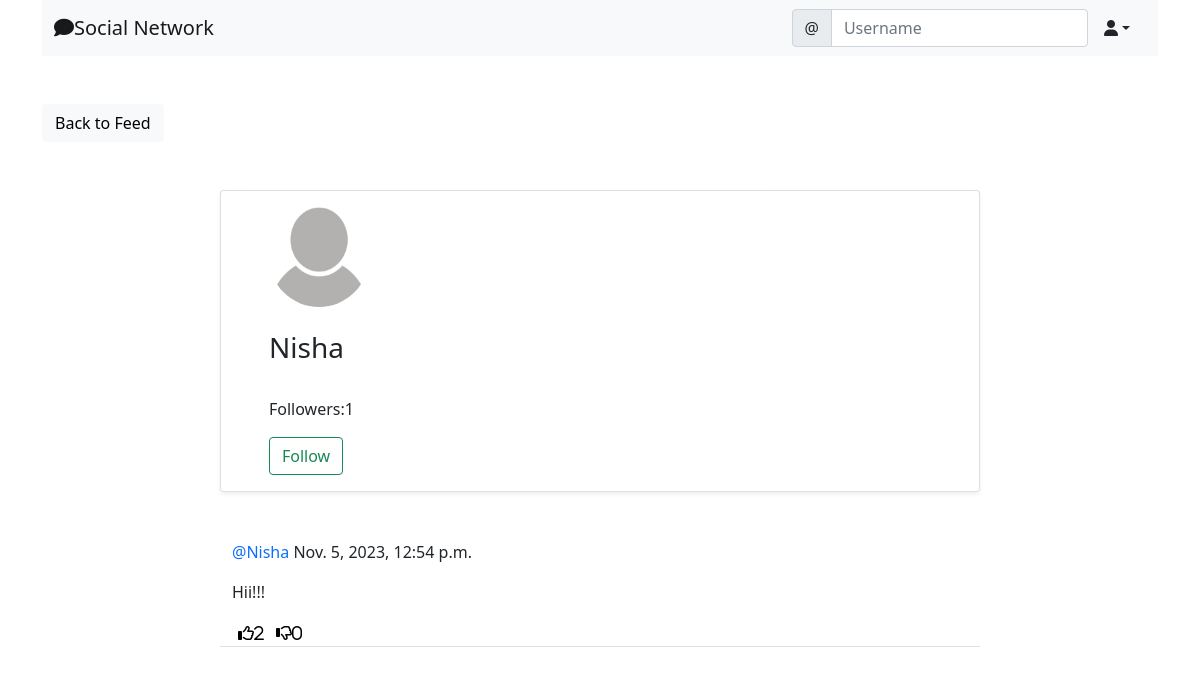
Screenshot of /social/profile/7/ with the database file from the repository.
### social/models.py (models this page shows, shortened)
class UserProfile(models.Model):
    user=models.OneToOneField(User,primary_key=True,verbose_name='user',related_name='profile' ,on_delete=models.CASCADE)
    name=models.CharField(max_length=30,blank=True,null=True)
    bio=models.TextField(max_length=500,blank=True,null=True)
    birth_date=models.DateField(null=True,blank=True)
    location=models.CharField(max_length=100,blank=True,null=True)
    picture=models.ImageField(upload_to='uploads/profile_pictures', default='uploads/profile_pictures/default.png', blank=True)
    followers=models.ManyToManyField(User,blank=True,related_name='followers')

class Post(models.Model):
    body= models.TextField()
    created_on=models.DateTimeField(default=timezone.now)
    author=models.ForeignKey(User,on_delete=models.CASCADE)
    likes=models.ManyToManyField(User,blank=True,related_name='likes')
    dislikes=models.ManyToManyField(User,blank=True,related_name='dislikes')

### social/views.py (the view)
# urls.py: path('profile/<int:pk>/',ProfileView.as_view(),name='profile'),
class ProfileView(View):
    def get(self,request,pk,*args,**kwargs):
        profile=UserProfile.objects.get(pk=pk)
        user=profile.user
        posts=Post.objects.filter(author=user).order_by('-created_on')
        followers=profile.followers.all()
        if len(followers)==0:
            is_following=False
        for follower in followers:
            if follower == request.user:
                is_following=True
                break
            else:
                is_following=False
        number_of_followers= len(followers)
        context={
            'user' : user,
            'profile':profile,
            'posts':posts,
            'number_of_followers':number_of_followers,
            'is_following' : is_following
        }
        return render(request, 'social/profile.html',context)

### social/templates/social/profile.html (shortened to what this page needs)
{% extends 'landing/base.html' %}
{% block content %}
<div class="container">
    <div class ="row  mt-5">
        <div class ="col-md-3 col-sm-6">
        <a href="{% url 'post-list' %}" class="btn btn-light">Back to Feed</a>
        </div>
    </div>
    <div class ="row justify-content-center mt-5 ">
        <div class ="card shadow-sm col-md-8 col-sm-12 border-bottom px-5 pt-3">
            <img src="{{profile.picture.url}}" class="rounded-circle" width="100" height="100"/>
           {% if profile.name %}
            <h3 class="py-4">{{profile.name}}
                <span>
                    {% if request.user == user %}
                    <a href="{% url 'profile-edit' profile.pk%}" style="color: #333;">
                    <i class="fas fa-edit"></i></a>
                    {% endif %}
                </span>
                {% else %}
                <h3 class="py-4">{{user.username}}
                        </h3>
                        {%endif %}
            <div class="mb-3">
                <p>Followers:{{ number_of_followers }}</p>
                {% if user == request.user %}
                {%else%}
                {% if is_following %}
                <form method="POST" action="{% url 'remove-follower' profile.pk %}">
                    {% csrf_token%}
                    <button class="btn btn-outline-danger" type="submit">Unfollow</button>
                </form>
                {% else %}
                <form method="POST" action="{% url 'add-follower' profile.pk %}">
                    <button class="btn btn-outline-success" type="submit">Follow</button>
                </form>
                {% endif %}
                {% endif %}
        </div>
    </div>
</div>
    {% for post in posts %}
    <div class ="row justify-content-center mt-5">
    <div class ="col-md-8 col-sm-12 border-bottom ">
      <p><a style="text-decoration:none" class="text-primary" href="{% url 'profile' post.author.profile.pk %}">@{{post.author}}</a><space>  </space>{{post.created_on}}</p>
      <div class="position-relative">
      <p>{{post.body}}</p>
    </div>
    <div class="d-flex flex-row">
        <form method="POST" action="{%url 'like' post.pk%}">
            <button style="background-color:transparent; border:none; box-shadow:none ;" type="submit">
            <i class="far fa-thumbs-up"><span>{{ post.likes.all.count }}</span></i>
            </button>
        </form>
        <form method="POST" action="{%url 'dislike' post.pk%}">
            <button style="background-color:transparent; border:none; box-shadow:none ;" type="submit">
            <i class="far fa-thumbs-down">{{ post.dislikes.all.count }}</i>
            </button>
        </form>
    </div>
    </div>
</div>
{% endfor %}
</div>
{% endblock content %}

### landing/templates/landing/base.html (shortened to what this page needs)
<!doctype html>
<html lang="en">
  <head>
    <link href="https://cdn.jsdelivr.net/npm/bootstrap@5.0.2/dist/css/bootstrap.min.css" rel="stylesheet">
  </head>
  <body>
    {% include 'landing/navbar.html' %}
    {% block content%}
    {% endblock content %}
 </body>
</html>

### landing/templates/landing/navbar.html (shortened to what this page needs)
<div class="container">
<nav class="navbar navbar-expand-lg navbar-light bg-light">
    <div class="container-fluid">
      <a class="navbar-brand"
      {% if user.is_authenticated %}
      href="{% url 'post-list' %}"
      {% else %}
      href="{% url 'index' %}"
      {% endif %}
        ><i class="fas fa-comment"></i>Social Network</a>
      <div class="collapse navbar-collapse" id="navbarTogglerDemo03">
        <form class="d-flex">
            <div class="input-group">
                <span class="input-group-text" id="basic-addon1">@</span>
                <input type="text" class="form-control" placeholder="Username" aria-label="Username" aria-describedby="basic-addon1">
              </div>
        </form>
        {% if user.is_authenticated %}
        <div class="nav-item dropdown">
            <a class="nav-link dropdown-toggle text-dark" data-bs-toggle="dropdown" role="buton" aria-expanded="false"><i class="fas fa-user"></i></a>
    </div>
    {% endif %}
      </div>
    </div>
  </nav>
</div>

### rows the page displays
UserProfile: picture (placeholder picture)
Post: author "Nisha", created_on "Nov. 5, 2023, 12:54 p.m.", body "Hii!!!", likes.all.count "2", dislikes.all.count "0"

### other values shown
{{ user.username }} "Nisha"
{{ number_of_followers }} "1"
